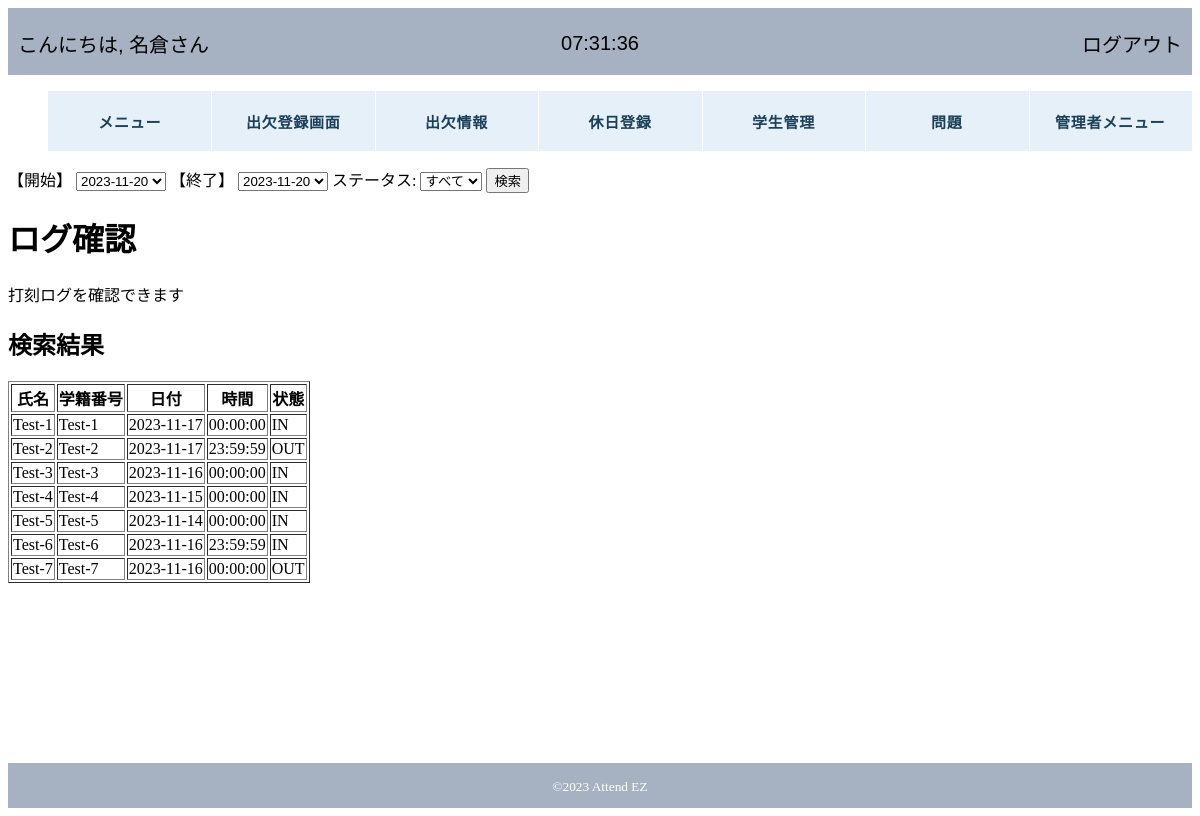
The page /attendez/log.php (signed in) on the database its author committed.
### tables this page shows
CREATE TABLE IF NOT EXISTS `log` (
  `name` varchar(255) NOT NULL,
  `student_number` varchar(70) NOT NULL,
  `touch_date` date NOT NULL,
  `touch_time` time NOT NULL,
  `touch_status` varchar(30) NOT NULL
);

### attendez/log.php (the view, shortened to what this page needs)
<?php
require 'header.php';
?>
<!DOCTYPE html>
<html lang="ja">
<head>
</head>
<body>
    <?php
    $error_message = '';
    $status = '';
    if ($_SERVER["REQUEST_METHOD"] == "POST") {
        $start_days_ago = isset($_POST["start_days_ago"]) ? $_POST["start_days_ago"] : 0;
        $end_days_ago = isset($_POST["end_days_ago"]) ? $_POST["end_days_ago"] : 0;
        $start_date = date('Y-m-d', strtotime("-$start_days_ago days"));
        $end_date = date('Y-m-d', strtotime("-$end_days_ago days"));
        $status = isset($_POST["status"]) ? $_POST["status"] : "";
        if ($start_date > $end_date) {
            $error_message = '終了日は開始日より後の日付を選択してください。';
        }
    } else {
        $three_days_ago = date('Y-m-d', strtotime('-7 days'));
        $start_date = $three_days_ago;
        $end_date = date('Y-m-d');
    }
    ?>
    <form action="" method="post">
    <label for="start_date">【開始】</label>
    <select name="start_days_ago" required>
    <?php
    for ($i = 0; $i <= 6; $i++) {
        $date = date('Y-m-d', strtotime("-$i days"));
        $selected = ($i == $start_days_ago) ? "selected" : "";
        echo "<option value=\"$i\" $selected>$date</option>";
    }
    ?>
    </select>
    <label for="end_date">【終了】</label>
    <select name="end_days_ago" required>
    <?php
    for ($i = 0; $i <= 6; $i++) {
        $date = date('Y-m-d', strtotime("-$i days"));
        $selected = ($i == $end_days_ago) ? "selected" : "";
        echo "<option value=\"$i\" $selected>$date</option>";
    }
    ?>
    </select>
    <label for="status">ステータス:</label>
    <select name="status">
    <option value="" <?php echo ($status === "") ? "selected" : ""; ?>>すべて</option>
    </select>
        <input type="submit" value="検索">
    </form>
    <div class="log-header">
        <h1>ログ確認</h1>
        <p>打刻ログを確認できます</p>
    </div>
    <?php
    if (empty($error_message)) {
        $pdo = new PDO('mysql:host=localhost;dbname=2023_attendez;charset=utf8mb4', 'root', '');
        $sql = "SELECT * FROM log WHERE touch_date BETWEEN '$start_date' AND '$end_date'";
        $result = $pdo->query($sql);
        echo "<h2>検索結果</h2>";
        echo "<table border='1'>";
        echo "<tr><th>氏名</th><th>学籍番号</th><th>日付</th><th>時間</th><th>状態</th></tr>";
        while ($row = $result->fetch(PDO::FETCH_ASSOC)) {
            echo "<tr>";
            echo "<td>{$row['name']}</td>";
            echo "<td>{$row['student_number']}</td>";
            echo "<td>{$row['touch_date']}</td>";
            echo "<td>{$row['touch_time']}</td>";
            echo "<td>{$row['touch_status']}</td>";
            echo "</tr>";
        }
        echo "</table>";
    }
    require 'footer.php';
    ?>
</body>
</html>

### rows shown on the page
log: name "Test-1", student_number "Test-1", touch_date "2023-11-17", touch_time "00:00:00", touch_status "IN"
log: name "Test-2", student_number "Test-2", touch_date "2023-11-17", touch_time "23:59:59", touch_status "OUT"
log: name "Test-3", student_number "Test-3", touch_date "2023-11-16", touch_time "00:00:00", touch_status "IN"
log: name "Test-4", student_number "Test-4", touch_date "2023-11-15", touch_time "00:00:00", touch_status "IN"
log: name "Test-5", student_number "Test-5", touch_date "2023-11-14", touch_time "00:00:00", touch_status "IN"
log: name "Test-6", student_number "Test-6", touch_date "2023-11-16", touch_time "23:59:59", touch_status "IN"
log: name "Test-7", student_number "Test-7", touch_date "2023-11-16", touch_time "00:00:00", touch_status "OUT"

### other values the page prints
$_SESSION['myapp_admin_info']['name'] "名倉"
form field start_days_ago "2023-11-20"
form field end_days_ago "2023-11-20"
